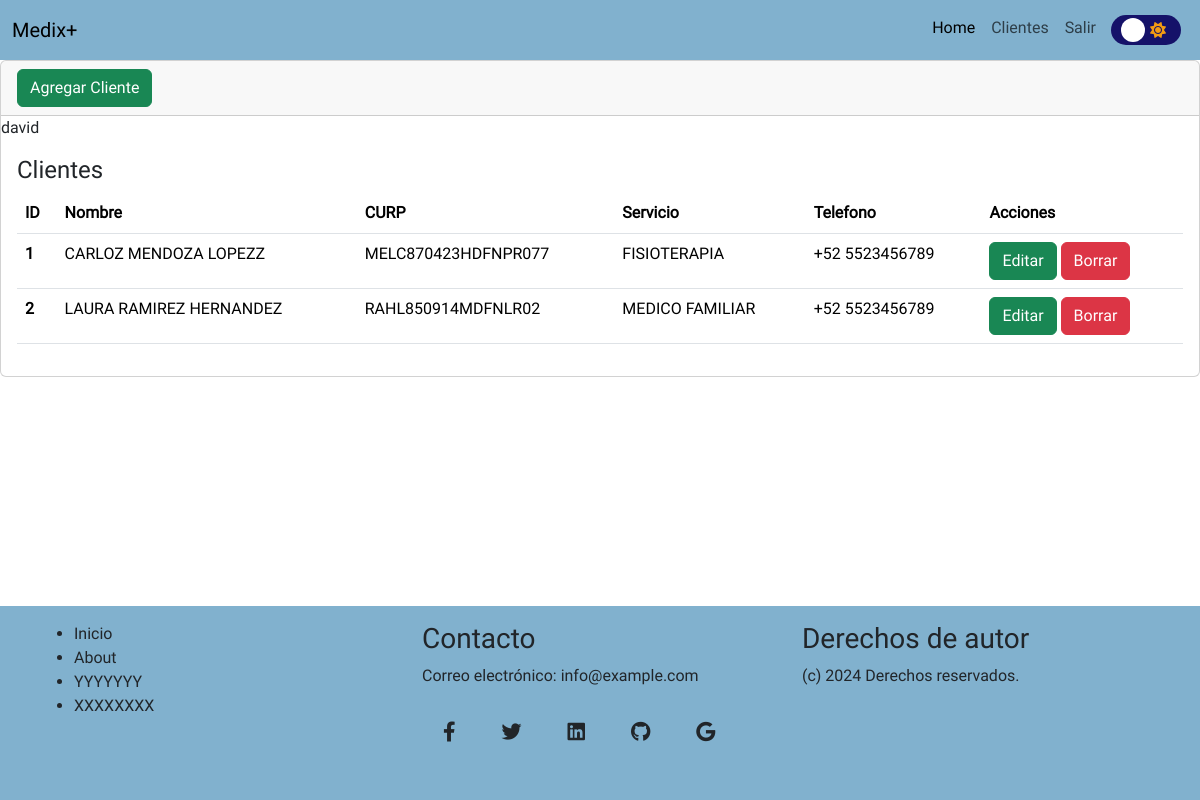
The app's page /clients (signed in), older data.
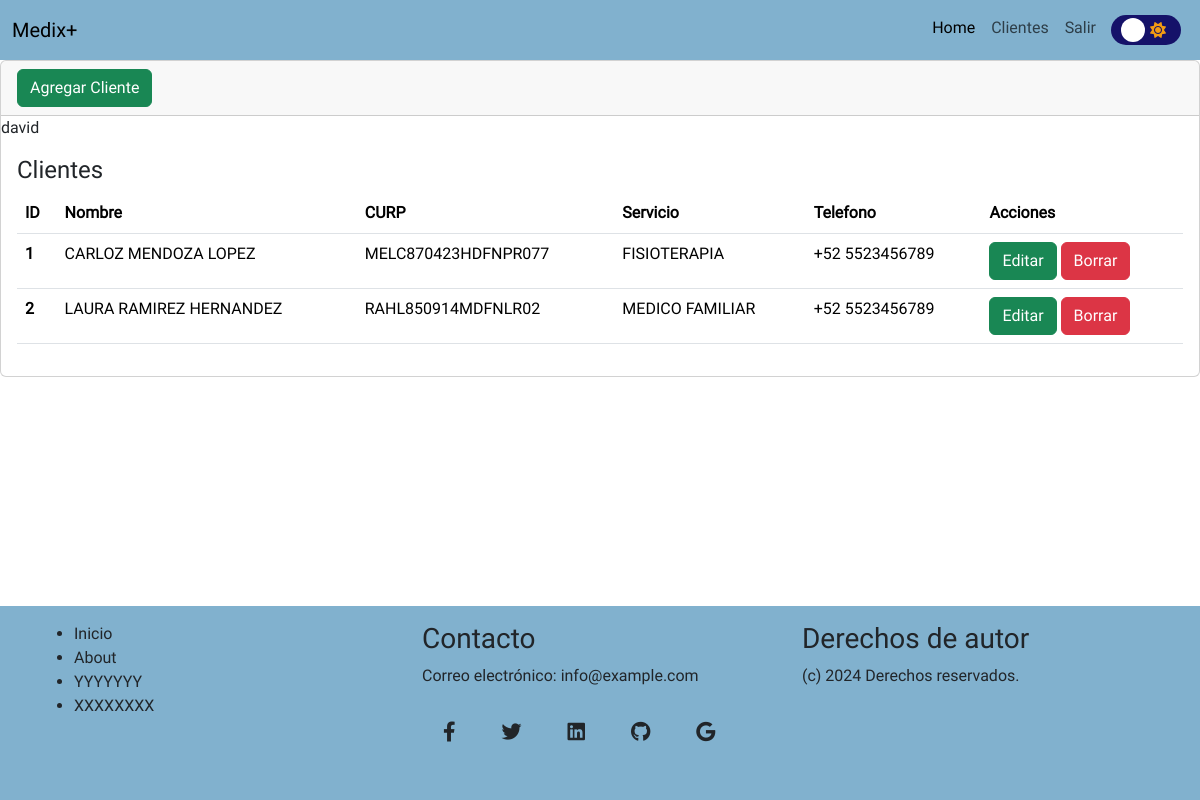
The same page, newer data.
### stremio/models.py (models this page shows, shortened)
class Cliente(models.Model):
    id = models.AutoField(primary_key=True)
    nombre = models.CharField(max_length=100, verbose_name='NOMBRE')
    curp = models.CharField(max_length=100, verbose_name='CURP')
    telefono = models.CharField(max_length=20, verbose_name="NUMERO CELULAR")
    especialidad = models.CharField(max_length=20, verbose_name="ESPECIALIDAD")

### stremio/views.py (the view)
# urls.py: path('clients', views.clients, name="clients"),
@login_required
def clients(request):
    clientes=Cliente.objects.all()
    return render(request, 'clients/index.html', {'clientes': clientes})

### stremio/templates/clients/index.html (shortened to what this page needs)
{% extends "base.html" %}
{% block content %}
<div class="card">
<div class="card-header">
	<a type="button" class="btn btn-success" href='{% url 'create' %}'>Agregar Cliente</a>
</div>
{{user.username}}
<div class="card-body">
	<h4 class="card-title">Clientes</h4>
	<table class="table">
		<thead>
			<tr>
				<th scope="col">ID</th>
				<th scope="col">Nombre</th>
				<th scope="col">CURP</th>
				<th scope="col">Servicio</th>
				<th scope="col">Telefono</th>
				<th scope="col">Acciones</th>
			</tr>
		</thead>
		<tbody>
			{% for cliente in clientes %}
			<tr>
				<th scope="row">{{cliente.id}}</th>
				<td>{{cliente.nombre}}</td>
				<td>{{cliente.curp}}</td>
				<td>{{cliente.especialidad}}</td>
				<td>{{cliente.telefono}}</td>
				<td>
					<a type="button" class="btn btn-success" href='{% url 'edit' cliente.id %}'>Editar</a>
					<a type="button" class="btn btn-danger" href='{% url 'delete' cliente.id %}'>Borrar</a>
				</td>
			</tr>
			{% endfor %}
		</tbody>
	</table>
</div>
</div>
{% endblock %}

### stremio/templates/base.html (shortened to what this page needs)
{% load static %}
<!doctype html>
<html lang="en" id="htmlPage">
  <head>
    <link href="https://cdn.jsdelivr.net/npm/bootstrap@5.3.3/dist/css/bootstrap.min.css" rel="stylesheet">
<link href="https://cdnjs.cloudflare.com/ajax/libs/font-awesome/6.0.0-beta3/css/all.min.css" rel="stylesheet">
  </head>
  <body style=" display: flex; flex-direction: column; min-height: 100vh">
  <nav class="navbar navbar-expand-lg bg-body-tertiaryi" style="background-color: #81b1ce;">
  	 <div class="container-fluid">
    	 <a class="navbar-brand" href="#">Medix+</a>
<div class="collapse navbar-collapse" id="navbarNavAltMarkup">
    <div class="navbar-nav d-flex justify-content-end w-100">
        <a class="nav-link active" aria-current="page" href="{% url 'index' %}">Home</a>
        {% if request.user.is_authenticated %}
        <a class="nav-link" href="{% url 'clients' %}">Clientes</a>
        <form action="{% url 'logout' %}" method="post" class="d-inline">
            <button type="submit" class="nav-link btn btn-link p-2" style="text-decoration: none;">Salir</button>
        </form>
        {% else %}
        <a class="nav-link" href="{% url 'login' %}">Ingresar</a>
        {% endif %}
	<div style="padding: 7px;">
    <label for="checkbox" class="checkbox-label">
        <i class="fas fa-sun" style="color: #f39c12;"></i>
        <span class="ball"></span>
    </label>
</div>
    </div>
</div>
  	</div>
	</nav>
		{% block content %} {% endblock %}
</body>
<footer style="background-color: #81b1ce; width: 100%; padding: 1em 0; margin-top: auto;">
<div class="container">
	<div class="row">
	 <div class="col-lg-4">
	<ul>
		<li>Inicio</li>
		<li>About</li>
		<li>YYYYYYY</li>
		<li>XXXXXXXX</li>
	</ul>
	</div>
	<div class="col-lg-4">
		<h3>Contacto</h3>
		<p>Correo electrónico: info@example.com</p>
		<section class="mb-4">
			<a data-mb-ripple-init class="btn btn-link btn-floating btn-lg text-body m-1"
					       href="#"
					       role="button"
					       data-mb-ripple-color="blue">
				<i class="fab fa-facebook-f"></i>
			</a>
			<a data-mb-ripple-init class="btn btn-link btn-floating btn-lg text-body m-1"
					       href="#"
					       role="button"
					       data-mb-ripple-color="blue">
				<i class="fab fa-twitter"></i>
			</a>
		<a data-mb-ripple-init class="btn btn-link btn-floating btn-lg text-body m-1"
					       href="#"
					       role="button"
					       data-mb-ripple-color="blue">
				<i class="fab fa-linkedin"></i>
			</a>
			<a data-mb-ripple-init class="btn btn-link btn-floating btn-lg text-body m-1"
					       href="#"
					       role="button"
					       data-mb-ripple-color="blue">
				<i class="fab fa-github"></i>
			</a>
			<a data-mb-ripple-init class="btn btn-link btn-floating btn-lg text-body m-1"
					       href="#"
					       role="button"
					       data-mb-ripple-color="blue">
				<i class="fab fa-google"></i>
			</a>
		</section>
	</div>
	<div class="col-lg-4">
		<h3>Derechos de autor</h3>
		<p>(c) 2024 Derechos reservados.</p>
	</div>
	</div>
</div>
</footer>
</html>

### stremio/templates/base.html (style rules this page uses)
* { font-family: 'CustomFont', sans-serif; }
.checkbox-label { background-color: #151269; height: 25px; width: 70px; border-radius: 50px; padding: 15px; position: relative; display: flex; justify-content: space-between; align-items: center; }
.checkbox-label .ball { background-color: #fff; height: 24px; width: 24px; position: absolute; left: 10px; border-radius: 60%; transition: transform 0.2s linear; }

Row changes from the older to the newer data that the page shows:
changed Cliente "MELC870423HDFNPR077": nombre "CARLOZ MENDOZA LOPEZZ" → "CARLOZ MENDOZA LOPEZ"
